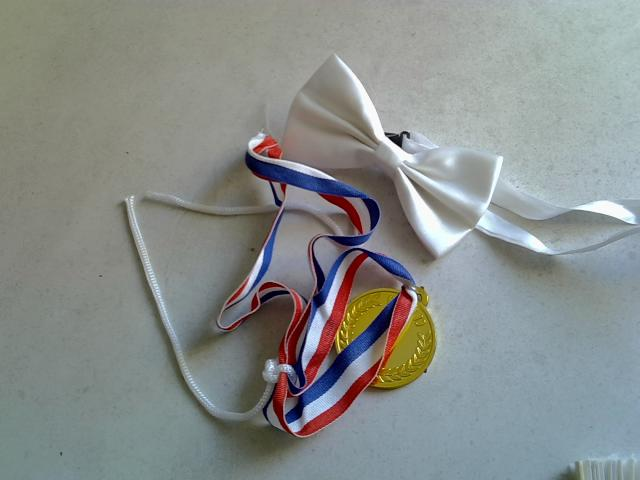
#> input picture saves/20260613_153557_original.jpg, 640 x 480 px, given in place of the camera
$ python camera.py
#> lines starting #> are read from the running program, lines starting #| are printed output that depends on the picture; after the words box and inside, x2 and y2 are one past the last pixel; in counts of white or black regions, pixels touching at a corner belong together
import cv2
import numpy as np

cap = cv2.VideoCapture(1)

while True:
    ret, frame = cap.read()
#> frame is the input picture: shape (480, 640, 3); mean B, G, R 138.9, 140.9, 136.1
    if not ret:
        break

    # 1. reduce noise slightly (but keep structure)
    blur = cv2.GaussianBlur(frame, (5,5), 0)

    # 2. BOOST COLORS HARD (RGB amplification style)
    bright = cv2.convertScaleAbs(blur, alpha=1.6, beta=30)
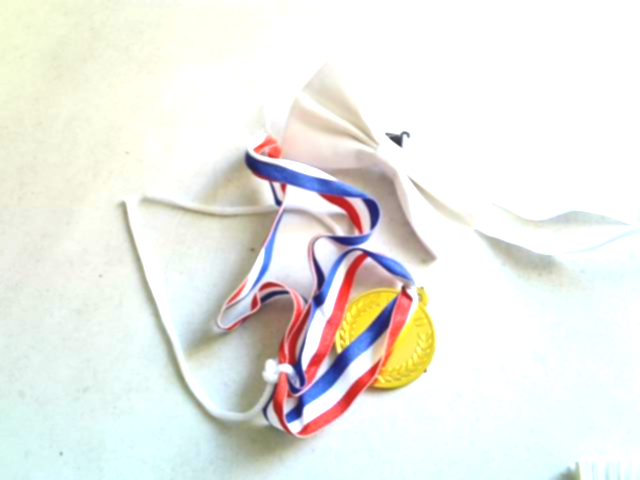
#> bright: shape (480, 640, 3); mean B, G, R 230.2, 235.7, 235.1

    # 3. posterize (remove details)
    bright = (bright // 40) * 40
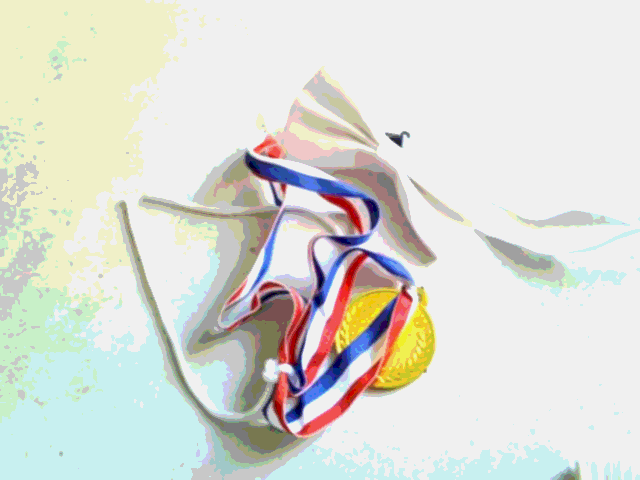
#> bright: shape (480, 640, 3); mean B, G, R 213.8, 221.2, 219.5

    # 4. edges (ONLY structure)
    gray = cv2.cvtColor(frame, cv2.COLOR_BGR2GRAY)
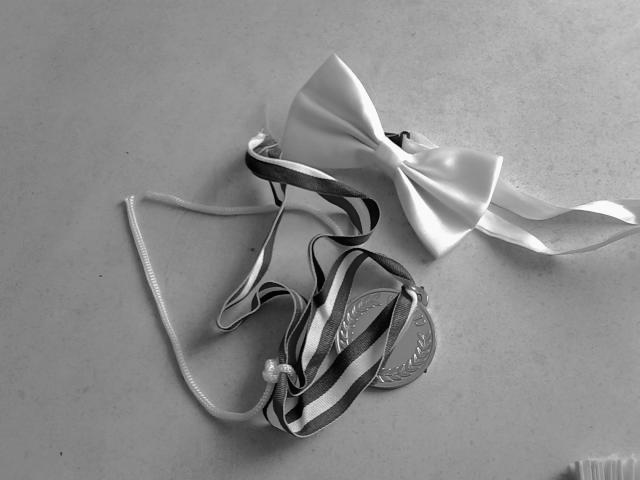
#> gray: shape (480, 640); min 1, max 255, mean 139.3
    edges = cv2.Canny(gray, 70, 140)
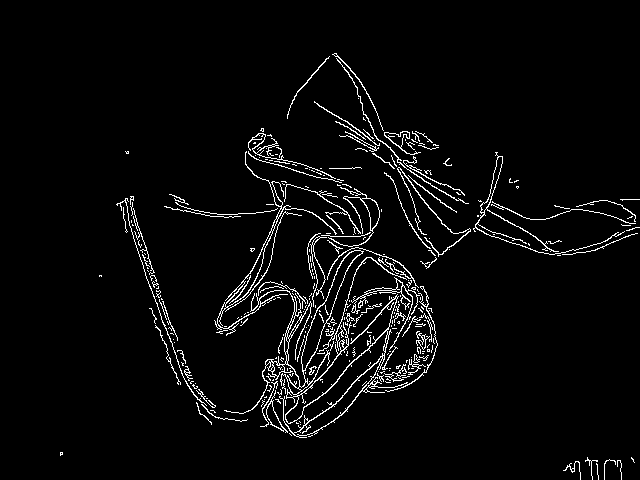
#> edges: shape (480, 640); 3.8% white in thin lines or dots, all inside (x1, y1, x2, y2) = (60, 53, 640, 480)

    # thicken edges so they dominate
    edges = cv2.dilate(edges, None, iterations=2)
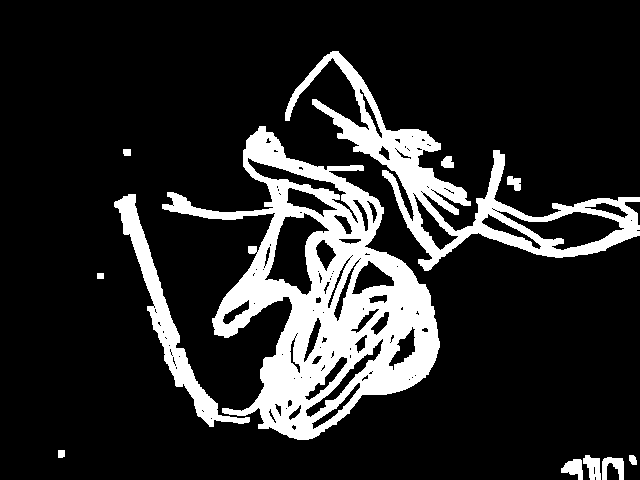
#> edges: shape (480, 640); 16% white; 12 white regions, largest, box (x1, y1, x2, y2) and area: (162, 126, 440, 440) 30398, (285, 51, 640, 271) 12980, (114, 194, 250, 427) 4356

    edges = cv2.cvtColor(edges, cv2.COLOR_GRAY2BGR)

    # 5. overlay edges on flat colors
    cartoon = cv2.max(bright, edges)
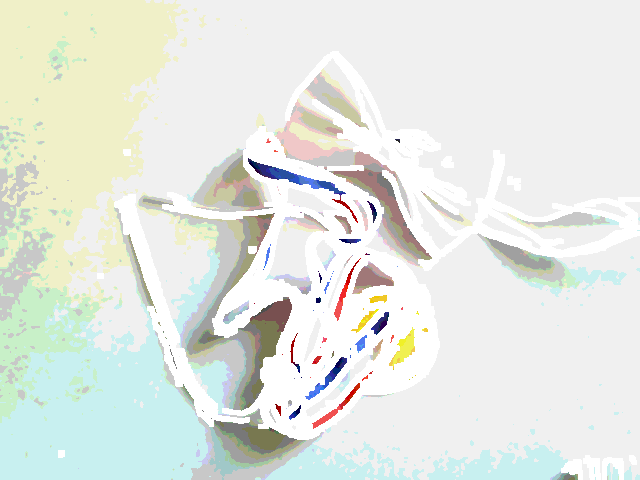
#> cartoon: shape (480, 640, 3); mean B, G, R 227, 233.6, 228.9

    cv2.imshow("bright edges cartoon", cartoon)

    if cv2.waitKey(1) & 0xFF == ord('q'):
#> (key q is pressed here)
        break

cap.release()
cv2.destroyAllWindows()

$ run again, on saves/20260614_120957_original.jpg
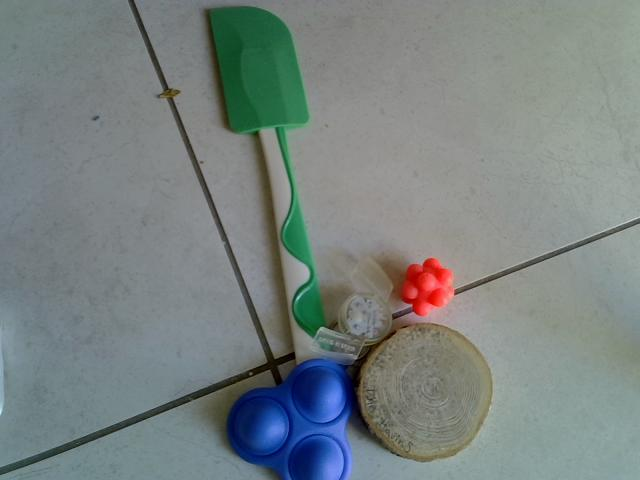
#> input picture saves/20260614_120957_original.jpg, 640 x 480 px, given in place of the camera
#> frame is the input picture: shape (480, 640, 3); mean B, G, R 129.1, 130.2, 121.2
#> `edges = cv2.Canny(gray, 70, 140)`:
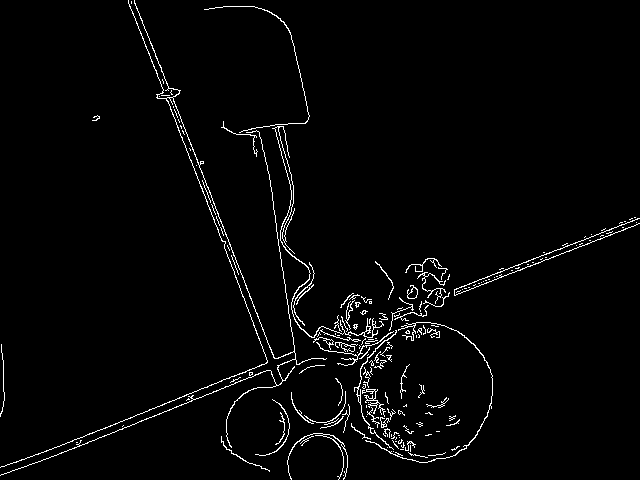
#> edges: shape (480, 640); 2.5% white in thin lines or dots
#> `cartoon = cv2.max(bright, edges)`:
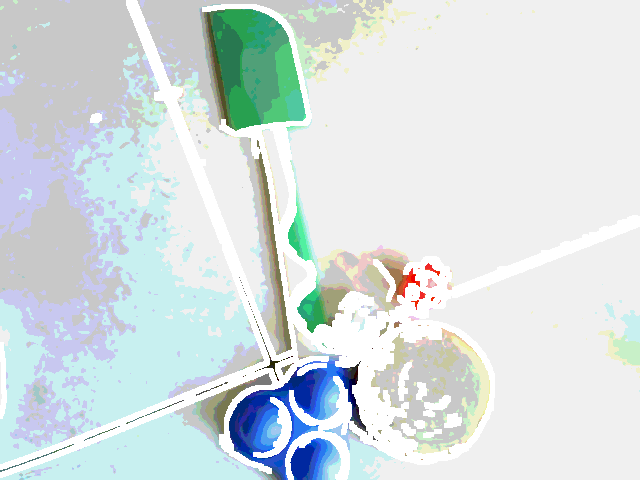
#> cartoon: shape (480, 640, 3); mean B, G, R 225.6, 224.4, 214.2

$ run again, on saves/20260704_094358_original.jpg
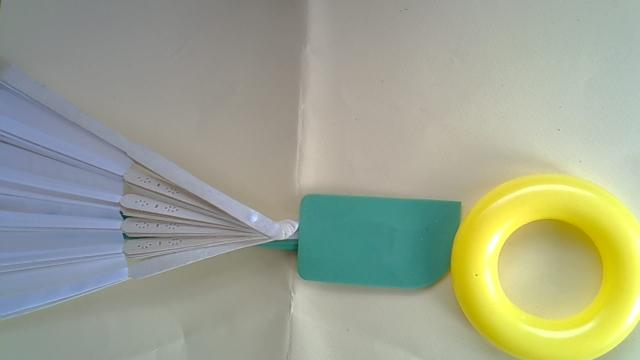
#> input picture saves/20260704_094358_original.jpg, 640 x 360 px, given in place of the camera
#> frame is the input picture: shape (360, 640, 3); mean B, G, R 143.4, 164.1, 158.8
#> `edges = cv2.Canny(gray, 70, 140)`:
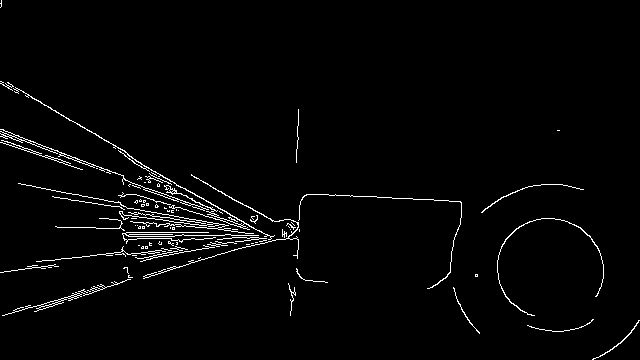
#> edges: shape (360, 640); 2.3% white in thin lines or dots
#> `cartoon = cv2.max(bright, edges)`:
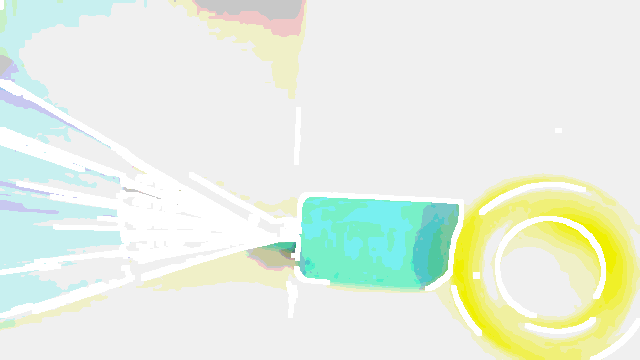
#> cartoon: shape (360, 640, 3); mean B, G, R 226.9, 240.1, 231.1
